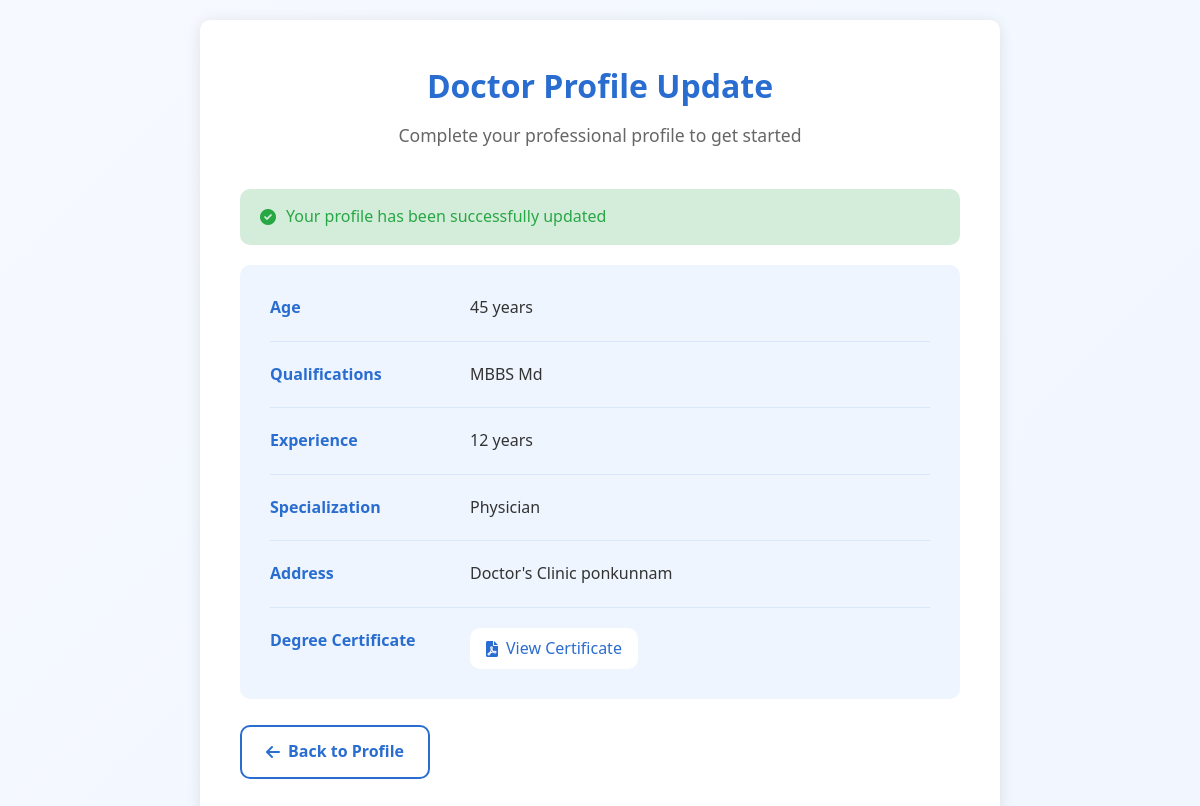
Screenshot of /adddoctors.php (signed in) with the database file from the repository.
### tables this page shows
CREATE TABLE `doctorreg` (
  `id` int(11) NOT NULL,
  `name` varchar(255) NOT NULL,
  `phone` varchar(20) NOT NULL,
  `email` varchar(255) NOT NULL,
  `password` varchar(255) NOT NULL,
  `created_at` timestamp NOT NULL DEFAULT current_timestamp(),
  `age` int(11) DEFAULT NULL,
  `qualifications` text DEFAULT NULL,
  `experience` int(11) DEFAULT NULL,
  `specialization` varchar(255) DEFAULT NULL,
  `profile_photo` varchar(255) DEFAULT NULL,
  `degree_certificate` varchar(255) DEFAULT NULL,
  `status` enum('pending','rejected','approved') DEFAULT 'pending',
  `address` varchar(255) DEFAULT NULL,
  `location` varchar(20) DEFAULT NULL,
  `fees` decimal(10,2) NOT NULL DEFAULT 0.00,
  `rejection_reason` text DEFAULT NULL,
  `action` enum('enabled','disabled') NOT NULL DEFAULT 'enabled'
);

### adddoctors.php (the view, shortened to what this page needs)
<?php
$servername = "localhost";
$username = "root";
$password = "";
$dbname = "bookmydoc";
$conn = new mysqli($servername, $username, $password, $dbname);
$doctor_id = $_SESSION['id'];
$stmt = $conn->prepare("SELECT age, qualifications, experience, specialization, degree_certificate, address FROM doctorreg WHERE id = ?");
$stmt->bind_param("i", $doctor_id);
$stmt->execute();
$result = $stmt->get_result();
$doctor = $result->fetch_assoc();
?>
<!DOCTYPE html>
<html lang="en">
<head>
    <link rel="stylesheet" href="https://cdnjs.cloudflare.com/ajax/libs/font-awesome/6.0.0/css/all.min.css">
</head>
<body>
    <div class="container">
        <div class="header">
            <h2>Doctor Profile Update</h2>
            <p>Complete your professional profile to get started</p>
        </div>
        <?php if (empty($doctor['qualifications']) || empty($doctor['specialization'])): ?>
            <form action="" method="POST" enctype="multipart/form-data">
                <div class="form-group">
                    <label for="age">Age</label>
                    <input type="number" id="age" name="age" required min="25" max="80" placeholder="Enter your age">
                </div>
                <div class="form-group">
                    <label for="qualifications">Professional Qualifications</label>
                    <textarea id="qualifications" name="qualifications" required rows="3"
                        placeholder="Enter your qualifications (e.g., MBBS, MD Cardiology)"></textarea>
                </div>
                <div class="form-group">
                    <label for="experience">Years of Experience</label>
                    <input type="number" id="experience" name="experience" required min="0" max="50"
                        placeholder="Enter years of experience">
                </div>
                <div class="form-group">
                    <label for="specialization">Medical Specialization</label>
                    <input type="text" id="specialization" name="specialization" required
                        placeholder="Enter your specialization">
                </div>
                <div class="form-group">
                    <label for="address">Address</label>
                    <textarea id="address" name="address" required rows="3"
                        placeholder="Enter your clinic/hospital address"></textarea>
                </div>
                <div class="form-group">
                    <label>Medical Degree Certificate</label>
                    <div class="file-input">
                        <input type="file" name="degree_certificate" accept="application/pdf" required>
                        <i class="fas fa-file-medical"></i>
                        <p>Upload your degree certificate (PDF only)</p>
                    </div>
                </div>
                <button type="submit">
                    <i class="fas fa-user-md"></i> Complete Profile
                </button>
            </form>
        <?php else: ?>
            <div class="alert alert-success">
                <i class="fas fa-check-circle"></i>
                Your profile has been successfully updated
            </div>
            <div class="profile-details">
                <div class="detail-item">
                    <div class="detail-label">Age</div>
                    <div class="detail-value"><?= htmlspecialchars($doctor['age']) ?> years</div>
                </div>
                <div class="detail-item">
                    <div class="detail-label">Qualifications</div>
                    <div class="detail-value"><?= htmlspecialchars($doctor['qualifications']) ?></div>
                </div>
                <div class="detail-item">
                    <div class="detail-label">Experience</div>
                    <div class="detail-value"><?= htmlspecialchars($doctor['experience']) ?> years</div>
                </div>
                <div class="detail-item">
                    <div class="detail-label">Specialization</div>
                    <div class="detail-value"><?= htmlspecialchars($doctor['specialization']) ?></div>
                </div>
                <div class="detail-item">
                    <div class="detail-label">Address</div>
                    <div class="detail-value"><?= htmlspecialchars($doctor['address']) ?></div>
                </div>
                <div class="detail-item">
                    <div class="detail-label">Degree Certificate</div>
                    <div class="detail-value">
                        <a href="<?= htmlspecialchars($doctor['degree_certificate']) ?>" class="certificate-link" target="_blank">
                            <i class="fas fa-file-pdf"></i> View Certificate
                        </a>
                    </div>
                </div>
            </div>
            <div>
                <br>
            <a href="doctorac.php" class="back-button">
                <i class="fas fa-arrow-left"></i>
                Back to Profile
            </a>
        </div>
        <?php endif; ?>
    </div>
</body>
</html>

### adddoctors.php (style rules this page uses)
:root { --primary-color: #2a6dd0; --primary-dark: #1d4e96; --primary-light: #eef5ff; --success-color: #28a745; --error-color: #dc3545; --text-color: #333; --text-light: #666; --border-color: #e1e4e8; --border-radius: 10px; --shadow: 0 2px 15px rgba(0, 0, 0, 0.1); }
* { margin: 0; padding: 0; box-sizing: border-box; font-family: 'Segoe UI', system-ui, -apple-system, sans-serif; }
body { background: linear-gradient(135deg, #f6f9ff 0%, #f1f6ff 100%); min-height: 100vh; display: flex; align-items: center; justify-content: center; padding: 20px; line-height: 1.6; }
.container { background: white; padding: 40px; max-width: 800px; width: 100%; border-radius: var(--border-radius); box-shadow: var(--shadow); }
.header { text-align: center; margin-bottom: 40px; }
.header h2 { color: var(--primary-color); font-size: 2rem; margin-bottom: 10px; }
.header p { color: var(--text-light); font-size: 1.1rem; }
.profile-details { background: var(--primary-light); padding: 30px; border-radius: var(--border-radius); }
.detail-item { display: flex; margin-bottom: 20px; padding-bottom: 20px; border-bottom: 1px solid rgba(42, 109, 208, 0.1); }
.detail-item:last-child { margin-bottom: 0; padding-bottom: 0; border-bottom: none; }
.detail-label { width: 200px; font-weight: 600; color: var(--primary-color); }
.detail-value { flex: 1; color: var(--text-color); }
.alert { padding: 15px 20px; border-radius: var(--border-radius); margin-bottom: 20px; display: flex; align-items: center; gap: 10px; }
.alert-success { background-color: #d4edda; color: var(--success-color); }
.certificate-link { display: inline-flex; align-items: center; gap: 8px; color: var(--primary-color); text-decoration: none; padding: 8px 16px; background: white; border-radius: var(--border-radius); transition: all 0.3s ease; }
.back-button { background: white; color: var(--primary-color); padding: 12px 24px; border: 2px solid var(--primary-color); border-radius: var(--border-radius); text-decoration: none; font-weight: 600; display: inline-flex; align-items: center; gap: 8px; transition: all 0.3s ease; }

### rows the page displays
doctorreg: age "45", qualifications "MBBS Md", experience "12", specialization "Physician", address "Doctor's Clinic ponkunnam"
